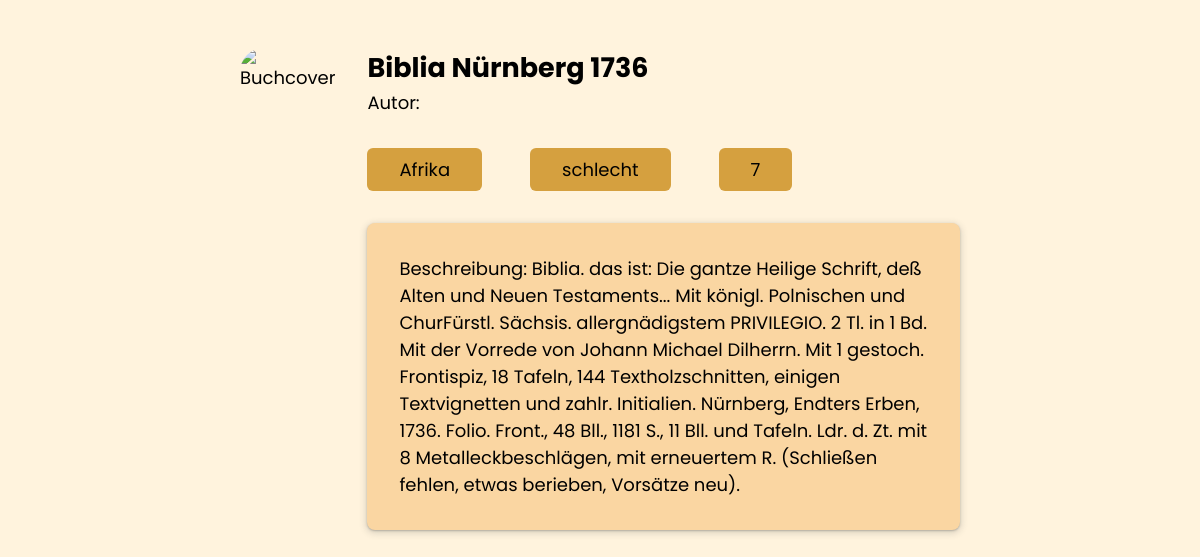
The app's page /detail.php?id=7 with its own data.
### tables this page shows
CREATE TABLE `buecher` (
                           `id` int(10) UNSIGNED NOT NULL,
                           `katalog` int(11) NOT NULL,
                           `nummer` int(11) NOT NULL,
                           `kurztitle` text NOT NULL,
                           `kategorie` int(11) NOT NULL,
                           `verkauft` tinyint(1) NOT NULL,
                           `kaufer` int(11) NOT NULL,
                           `autor` text NOT NULL,
                           `title` text NOT NULL,
                           `sprache` varchar(250) NOT NULL,
                           `foto` varchar(250) NOT NULL,
                           `verfasser` int(11) NOT NULL,
                           `zustand` char(1) NOT NULL
);

CREATE TABLE `kategorien` (
                              `id` int(11) NOT NULL,
                              `kategorie` varchar(100) NOT NULL
);

CREATE TABLE `zustaende` (
                             `zustand` char(1) NOT NULL,
                             `beschreibung` varchar(100) NOT NULL
);

### detail.php (the view, shortened to what this page needs)
<?php
global $conn;
$buchID = $_GET['id'] ?? die('BuchID fehlt.');
$query = "
    SELECT *, z.beschreibung AS zustandsbeschreibung
    FROM buecher AS b, kategorien AS k, zustaende AS z
    WHERE b.kategorie = k.id
    AND b.zustand = z.zustand
    AND b.id = ?
    ";
$stmt = mysqli_prepare($conn, $query);
mysqli_stmt_bind_param($stmt, 'i', $buchID);
mysqli_stmt_execute($stmt);
$result = mysqli_stmt_get_result($stmt);
$buecher = mysqli_fetch_assoc($result);
if(!$buecher) {
    echo "Kein Buch gefunden";
} else {
?>
    <!DOCTYPE html>
    <html lang="de" id="theme">
    <head>
        <link rel="stylesheet" href="styles.css" id="theme">
    </head>
<body>
<div>
<section class="detail">
<img src="./../assets/book-cover.jpg" alt="Buchcover" class="image">
    <div>
    <h1><?php echo $buecher['kurztitle']; ?></h1>
    <p>Autor: <?php echo $buecher['autor']; ?></p>
        <div class="tags">
            <p><?php echo $buecher['kategorie'];?></p>
            <p><?php echo $buecher['zustandsbeschreibung']; ?></p>
            <p><?php echo $buecher['nummer']; ?></p>
        </div>
        <div class="beschreibung">
            <p>Beschreibung: <?php echo $buecher['title']; ?></p>
        </div>
    </div>
</section>
</div>
    </body>
    </html>
    <?php
}
?>

### styles.css (style rules this page uses)
:root { --primary-color: #FFF3DD; --second-color: #fad6a2; --third-color: #D5A03F; --fourth-color: #000000; --fivth-color: #FFF; --box-shadow: rgba(0, 0, 0, 0.16) 0 10px 36px 0, rgba(0, 0, 0, 0.06) 0 0 0 1px; --small-box-shadow: rgba(60, 64, 67, 0.3) 0px 1px 2px 0px, rgba(60, 64, 67, 0.15) 0px 2px 6px 2px; }
*, *::before, *::after { box-sizing: border-box; transition: background-color 0.3s, color 0.3s; margin: 0; }
body { font-family: "Poppins", sans-serif; color: var(--fourth-color); font-size: 1.125rem; line-height: 1.5; position: relative; min-height: 100vh; height: 100dvh; -webkit-font-smoothing: antialiased; background-color: var(--primary-color); transition: background-color 0.3s, color 0.3s; }
img, picture, video, canvas, svg { display: block; max-width: 100%; }
p, h1, h2, h3, h4, h5, h6 { overflow-wrap: break-word; }
section { margin: 3rem 10rem; }
a, button, h1, label, option, select { text-decoration: none; color: var(--fourth-color); }
.detail { display: flex; justify-content: center; gap: 2rem; margin-inline: 15rem; grid-template-columns: repeat( auto-fit, minmax(15rem, 1fr)); }
.beschreibung { background-color: var(--second-color); padding: 2rem; border-radius: .5rem; box-shadow: var(--small-box-shadow); }
.image { border-radius: 1.5rem; }
.tags { display: flex; margin: 2rem 0; }
.tags > p { background-color: var(--third-color); padding: .5rem 2rem; border-radius: .375rem; }
.tags > p { margin-right: 3rem; }

### records on screen
buecher: kurztitle "Biblia Nürnberg 1736", kategorien.kategorie "Afrika", zustaende.beschreibung "schlecht", nummer "7", title "Biblia. das ist: Die gantze Heilige Schrift, deß Alten und Neuen Testaments... Mit königl. Polnischen und ChurFürstl. Sächsis. allergnädigstem PRIVILEGIO. 2 Tl. in 1 Bd. Mit der Vorrede von Johann Michael Dilherrn. Mit 1 gestoch. Frontispiz, 18 Tafeln, 144 Textholzschnitten, einigen Textvignetten und zahlr. Initialien. Nürnberg, Endters Erben, 1736. Folio. Front., 48 Bll., 1181 S., 11 Bll. und Tafeln. Ldr. d. Zt. mit 8 Metalleckbeschlägen, mit erneuertem R. (Schließen fehlen, etwas berieben, Vorsätze neu)."
